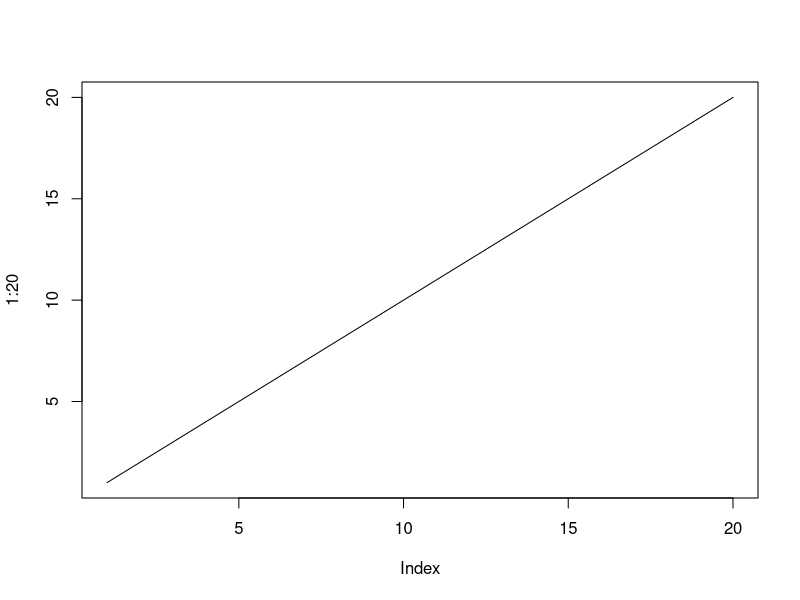
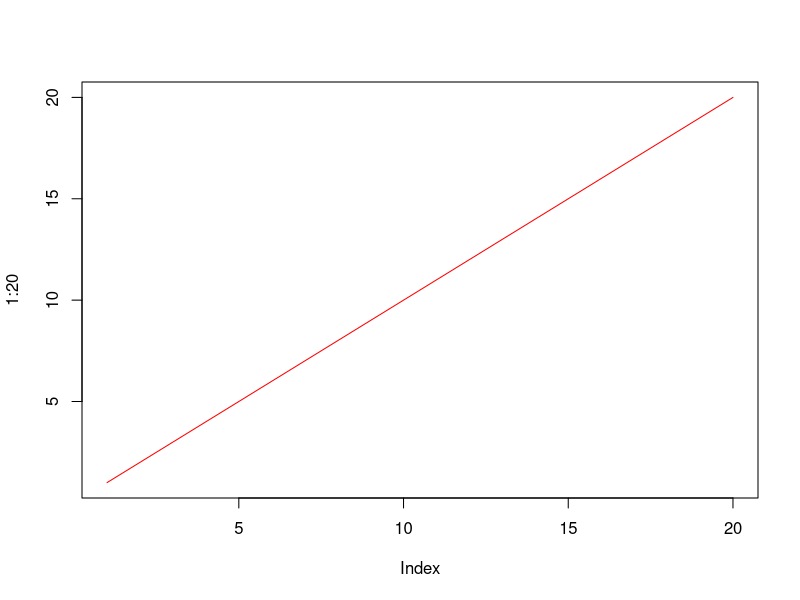
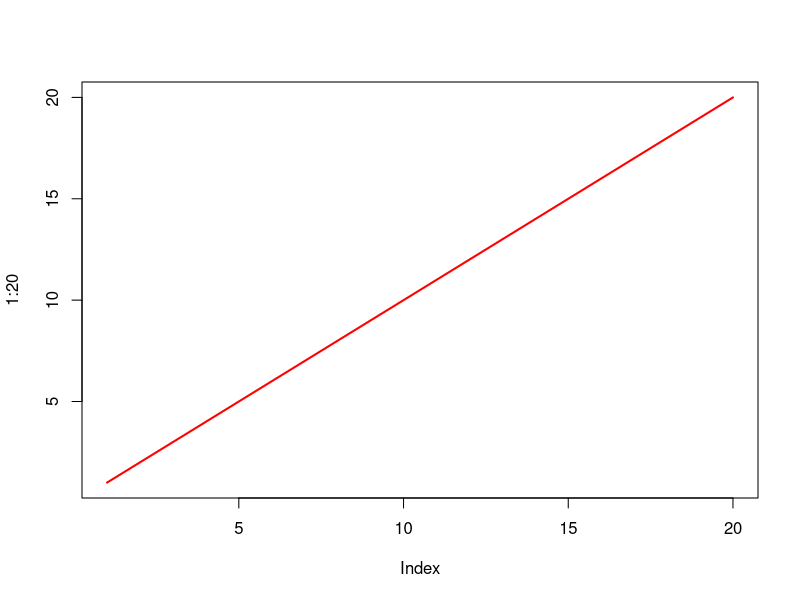
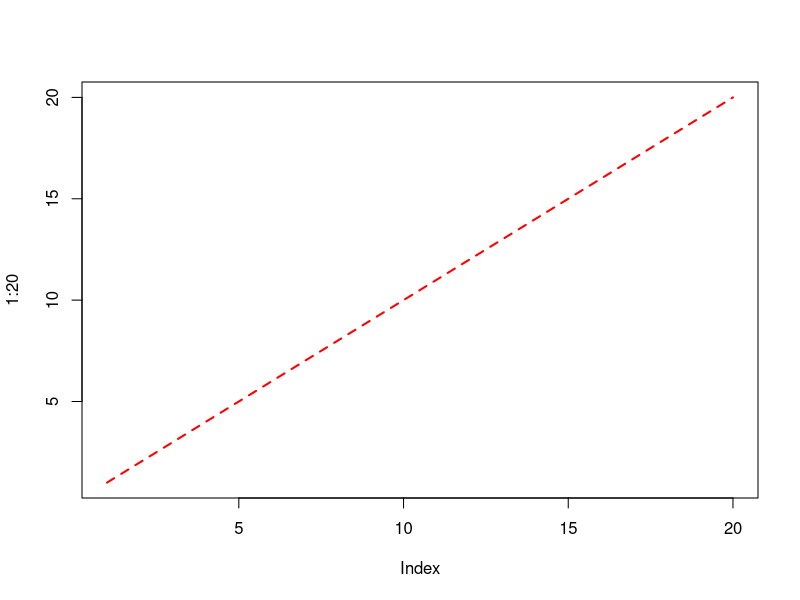
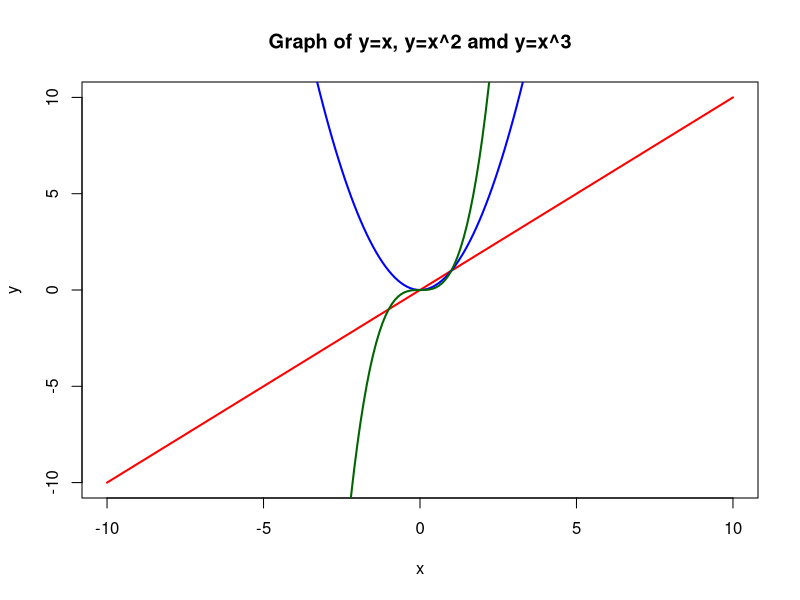

Recreate these plots in R, in order.
# To create line graphs, you can also use plot() with type = "l".

plot(1:20, type="l")

# To change the colour of a line, use the col parameter.

plot(1:20, type="l", col="red")

# Line width can be adjusted by using the lwd parameter.

plot(1:20, type="l", col="red", lwd=2)

# To change the style of a line, use the lty parameter.
# The lty parameter must have a value between 0 and 6.
# Each number corresponds to a different style.

plot(1:20, type="l", col="red", lwd=2, lty=2)

# To display multiple lines in a graph, use the plot() function along with the lines() function.

# To easily display lines that follow a mathematical formula, define your range of x-values and create variables for each formula.

x <- seq(-10, 10, by=0.1)

y1 <- x
y2 <- x^2
y3 <- x^3

plot(x,y1, type="l", col="red", lwd=2, xlab="x", ylab="y", main="Graph of y=x, y=x^2 amd y=x^3")

lines(x, y2, type="l", col="blue", lwd=2, xlab="x", ylab="y", main="Graph of y=x, y=x^2 amd y=x^3")

lines(x, y3, type="l", col="darkgreen", lwd=2, xlab="x", ylab="y", main="Graph of y=x, y=x^2 amd y=x^3")
